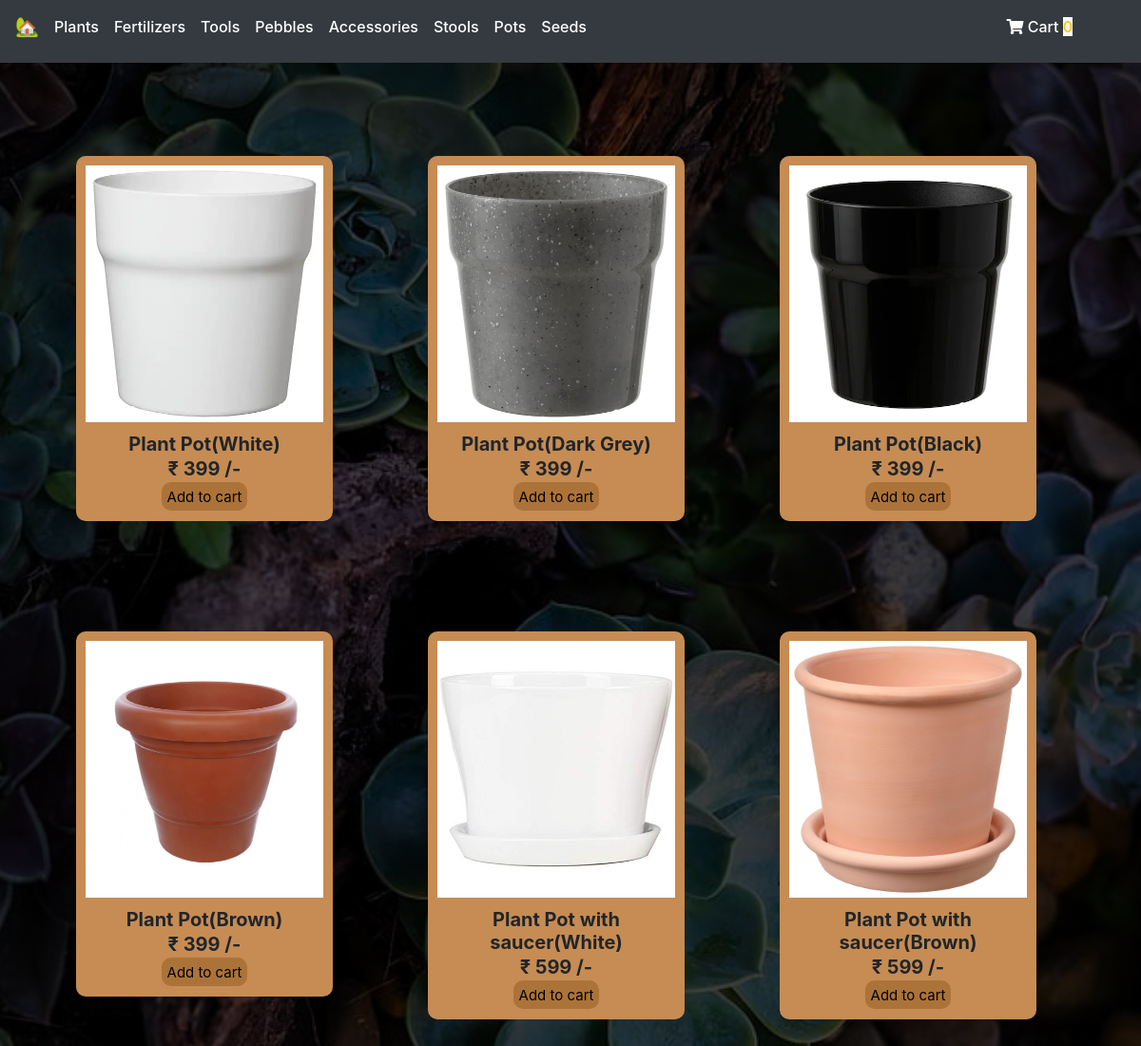
The app's page /Pots.php with its own data.
### tables this page shows
CREATE TABLE `pots` (
  `id` int(11) NOT NULL,
  `product_name` varchar(50) NOT NULL,
  `product_price` float DEFAULT NULL,
  `product_image` varchar(100) DEFAULT NULL,
  `quantity` int(100) NOT NULL
);

### php/createdb.php (called while the page is built, shortened)
<?php
class createdb
{
        public $tablename;
        public $con;
    public function __construct(
        $dbname = "Newdb",
        $tablename = "Productdb",
        $servername = "localhost",
        $username = "root",
        $password = ""
    )
    {
      $this->tablename = $tablename;
        $this->con = mysqli_connect($servername, $username, $password);
        $sql = "CREATE DATABASE IF NOT EXISTS $dbname";
        if(mysqli_query($this->con, $sql)){
            $this->con = mysqli_connect($servername, $username, $password, $dbname);
            $sql = " CREATE TABLE IF NOT EXISTS $tablename
                            (id INT(11) NOT NULL AUTO_INCREMENT PRIMARY KEY,
                             product_name VARCHAR (50) NOT NULL,
                             product_price FLOAT,
                             product_image VARCHAR (100)
                            );";
        }else{
            return false;
        }
    }
    public function getData(){
        $sql = "SELECT * FROM $this->tablename";
        $result = mysqli_query($this->con, $sql);
        if(mysqli_num_rows($result) > 0){
            return $result;
        }
    }
}

### php/component.php (the view, shortened to what this page needs)
<?php
function component($productname,$productprice,$productimg,$productid,$quantity)
{
    if($quantity>0){
        $element=<<<EOD
    <form style="display:inline-block;" method="post">
    <table style="
    border-radius: 10px;
    width:250px;
    height:350px;
    margin:50px;
    background-color:#c68c53">
            <tr>
                <th style="padding: 10px;"><img src="$productimg" style="width:250px;
                height:270px;
            "></th>
            </tr>
            <tr><th style="text-align:center;
            font-size:20px;">$productname</th></tr>
            <tr><th style="text-align:center;
            font-size:20px;">&#8377; $productprice /-</th></tr>
            <tr><th>
                <center>
                <button style="height: 30px;
                border-radius:10px;
                border:0;
                background-color:#ac7339;
                cursor:pointer;
                margin-bottom:10px;
                font-size:15px;"
                type="submit" name="add">Add to cart</button>
                </center>
                <input type='hidden' name='product_id' value='$productid'>
            </th></tr>
        </table>
    </form>
    EOD;
    echo $element;
}
}

### Pots.php (shortened to what this page needs)
<?php
require_once ('./php/createdb.php');
require_once ('./php/component.php');
$database = new createdb("shoppingdb", "pots");
?>
<!doctype html>
<html lang="en">
<head>
    <link rel="stylesheet" href="https://cdnjs.cloudflare.com/ajax/libs/font-awesome/5.8.2/css/all.css" />
    <link rel="stylesheet" href="https://stackpath.bootstrapcdn.com/bootstrap/4.3.1/css/bootstrap.min.css">
</head>
<body>
<?php require_once ("php/header.php"); ?>
<div class="container">
        <div class="row text-center py-5">
            <?php
                $result = $database->getData();
                while ($row = mysqli_fetch_assoc($result)){
                    component($row['product_name'], $row['product_price'], $row['product_image'], $row['id'],$row['quantity']);
                }
            ?>
        </div>
</div>
</body>
</html>

### php/component.php (style rules this page uses)
body { width: 100%; height: 100vh; background-image: linear-gradient(rgba(0,0,0,0.75),rgba(0,0,0,0.75)), url(background.jpeg); background-size: cover; background-position: center; }

### records on screen
pots: product_image (picture), product_name "Plant Pot(White)", product_price "399"
pots: product_image (picture), product_name "Plant Pot(Dark Grey)", product_price "399"
pots: product_image (picture), product_name "Plant Pot(Black)", product_price "399"
pots: product_image (picture), product_name "Plant Pot(Brown)", product_price "399"
pots: product_image (picture), product_name "Plant Pot with saucer(White)", product_price "599"
pots: product_image (picture), product_name "Plant Pot with saucer(Brown)", product_price "599"
